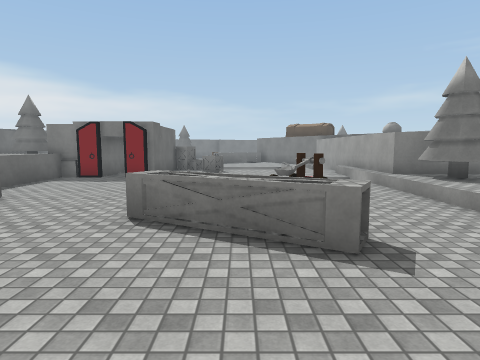
View 1 (above)

24 first-person views from a walk through a scene from a Unity 3-D project. The camera is 1.5 m above the floor, tilts 6° down and sees 75° across. The floor is counted in squares, 1.33 m on a side. Each view is taken from the middle of a square. On the plan, view 1 faces up. The plan holds only what a view shows up to about 13 squares ahead; the rest is blank. The place goes on beyond the plan. The player is left out. Some animated figures are left out. Some surface patterns are stand-ins.

View 2
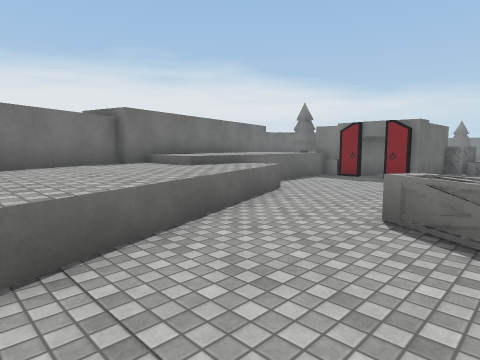

View 3
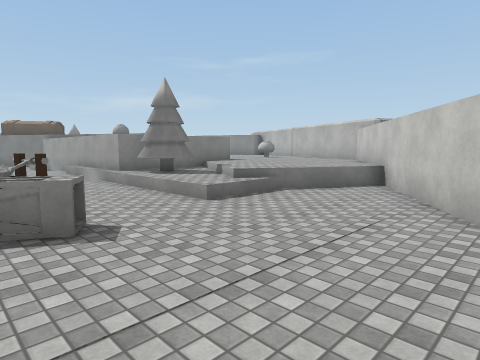

View 4
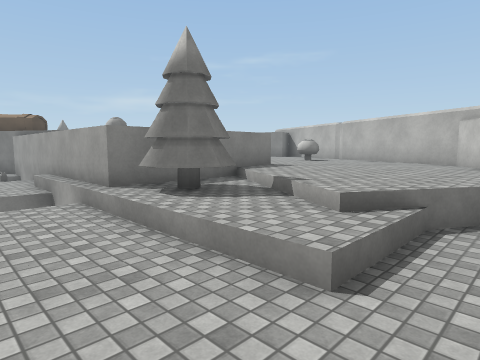

View 5
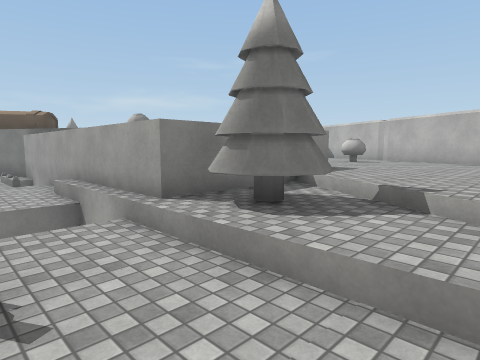

View 6
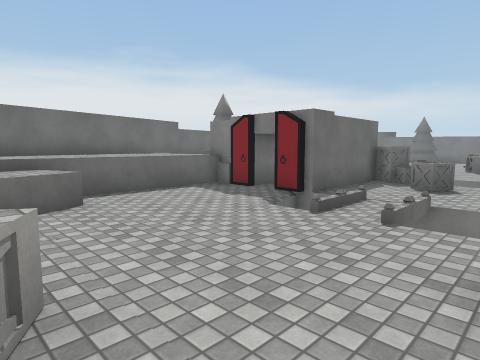

View 7
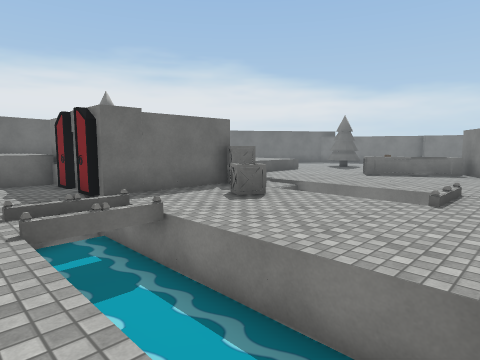

View 8
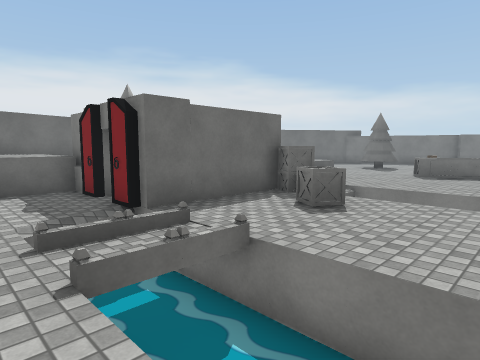

View 9
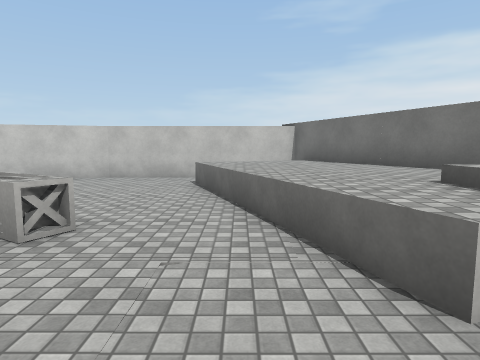

View 10
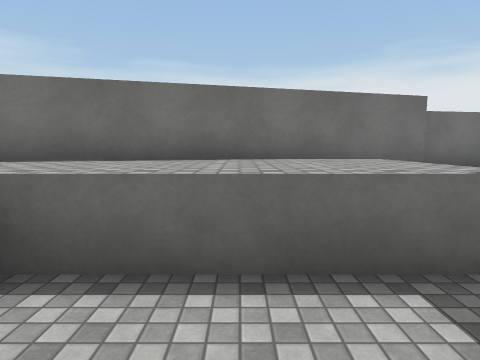

View 11
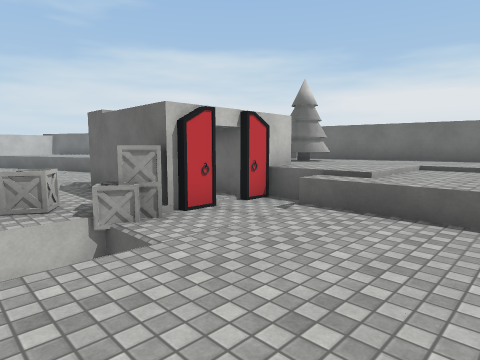

View 12
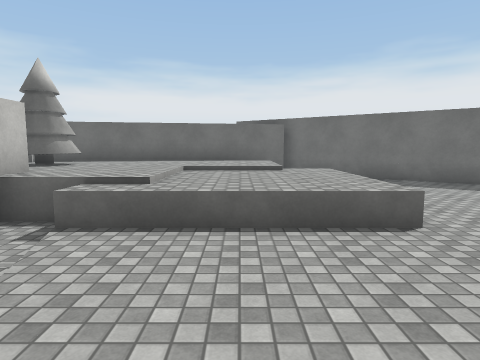

View 13
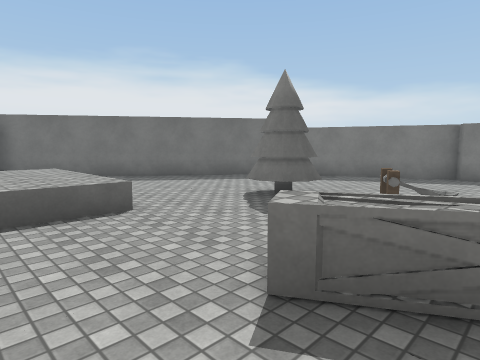

View 14
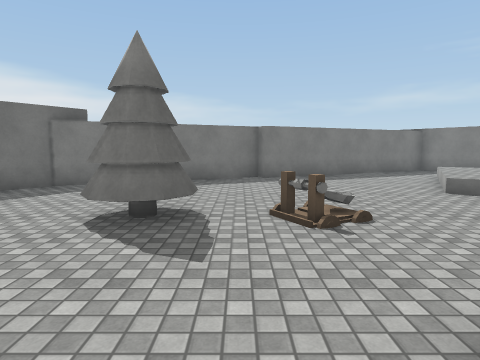

View 15
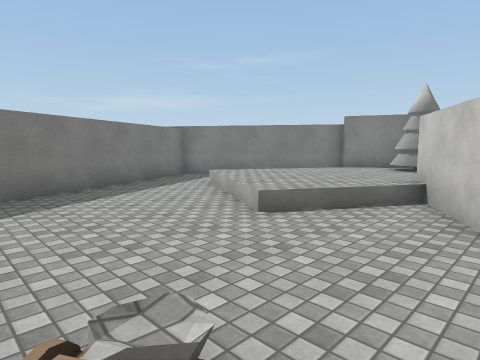

View 16
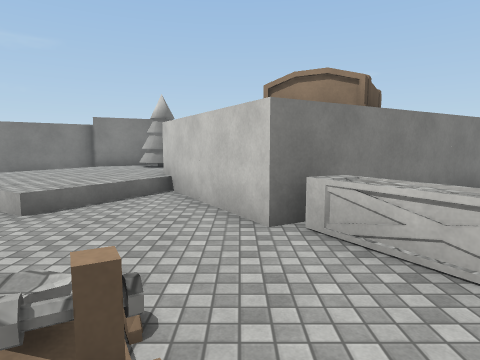

View 17
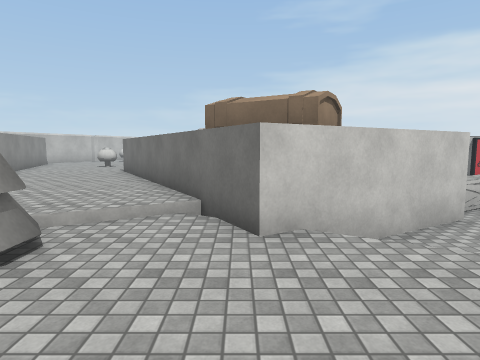

View 18
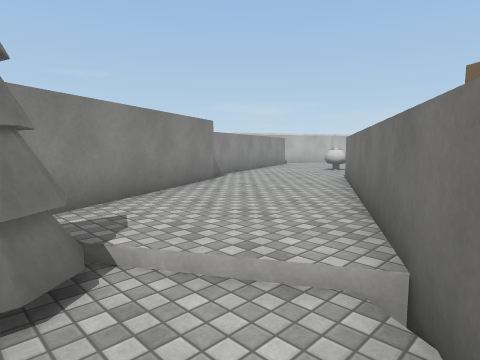

View 19
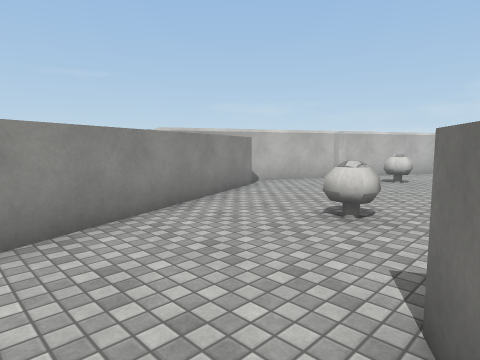

View 20
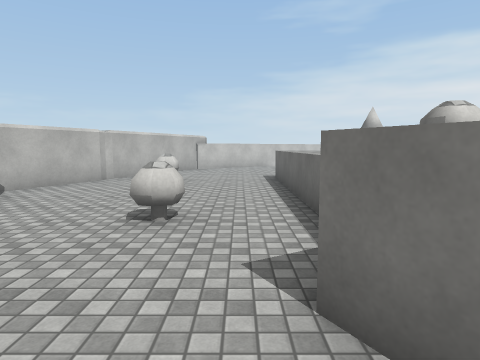

View 21
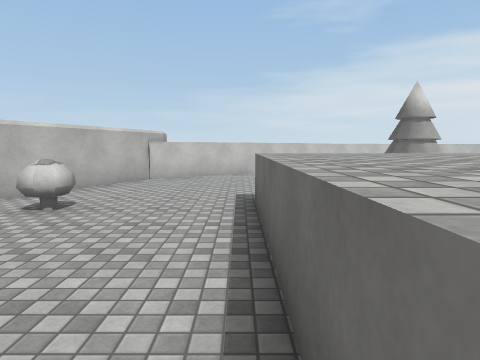

View 22
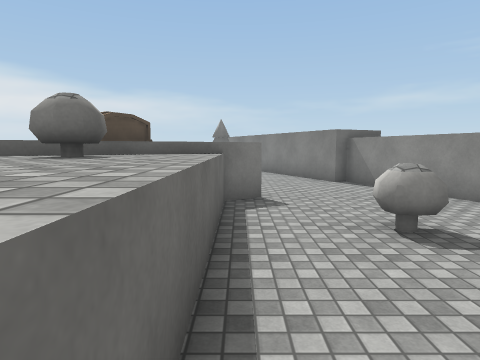

View 23
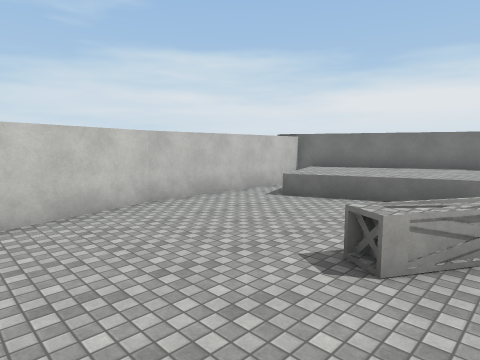

View 24
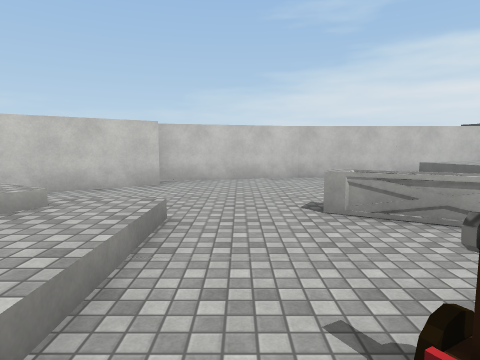

### Floor plan
Key: @ floor where view 1 was taken; # wall or solid block; x gap in a wall; . main floor; - floor 0.25 m lower than the main floor; : floor 0.5 m higher than the main floor; + floor 0.75 m higher than the main floor; / step, stairs or slope; = window, fence, low wall or low ledge; ≈ liquid the walk keeps out of; ^ raised ledge; T pine tree; C crate; R tree; O other object.
Columns run from 14 left of view 1 to 17 right of it. Each row starts with its distance up from view 1.
 36                   ####
 35                ####..#
 34              ###.... ##
 33            ###...../  #
 32         ####....../:/  #
 31       ###.........::::/##
 30      ##........../::::::#
 29     ##........../::::::T#
 28    ##............/:::::TT
 27    #.....  ........##::T+#
 26   ##.....TT.O.....###//++##
 25   #.......T.....### ##++++#
 24      ..........O##   #++++##
 23 #      ......OOO##   ##++++#
 22 #   ^^^^^...OO...#    ^^+++##
 21  #^^^^^^^.........#    ^++++##
 20  #^^^^^^^.........##    ^++++#
 19  #^^^^^^^..........#   ^#++++#
 18  #^^^^^^^.///......#  ^^+++++##
 17  #^^^^^^^---≈   ≈.≈^ ^R^++++++#
 16   ^^^^^^^-xCC≈≈≈≈.≈# ^R^++R+++#
 15   ^TT#^  ^ #.C.....#  ^^++++++##
 14   ^^#T     #.C.....#  ^^+++++++#
 13    ^     ^ #.......^  ^^+++++++#
 12    ^ ^^^#.x#.......^ ^^^+++++++#
 11    ^^^^^...≈≈.≈≈≈ ≈^^^^^++++R+##
 10    #^^^^...≈≈.≈≈≈≈≈^^^^^+++RR+#
  9     #^^^........../OT:/++++++##
  8     #^^^.......OO./TT:+++++++#
  7     #^^^^........./TT/++++++##
  6     #^^^^^........///+++++++#
  5      ^^^^^..OO....///++++++##
  4      #^^^^...OOO..////++++##
  3      #^^^^^....O.......=###
  2      #^^^^^............##
  1       #^^^^^.........###
  0       #^^^^^..@.....##
 -1        ^^^^^........#
 -2        ##.......#####
 -3         #########

Where each view was taken, in squares from view 1:
view 1: 0 up, 0 right, facing up
view 2: 0 up, 0 right, facing up-left
view 3: 1 down, 0 right, facing up-right
view 4: 3 up, 2 right, facing up-right
view 5: 5 up, 2 right, facing up-right
view 6: 5 up, 1 right, facing up-left
view 7: 9 up, 4 right, facing up-left
view 8: 9 up, 2 right, facing up-left
view 9: 9 up, 4 left, facing down
view 10: 9 up, 4 left, facing left
view 11: 21 up, 0 right, facing down-left
view 12: 20 up, 1 left, facing left
view 13: 20 up, 0 right, facing up-left
view 14: 21 up, 3 left, facing up
view 15: 25 up, 2 left, facing up-right
view 16: 25 up, 3 left, facing right
view 17: 31 up, 6 right, facing down
view 18: 28 up, 6 right, facing down-right
view 19: 21 up, 10 right, facing down-right
view 20: 21 up, 11 right, facing down
view 21: 16 up, 10 right, facing down
view 22: 12 up, 10 right, facing up
view 23: 5 up, 5 right, facing down-left
view 24: 9 up, 3 right, facing down
